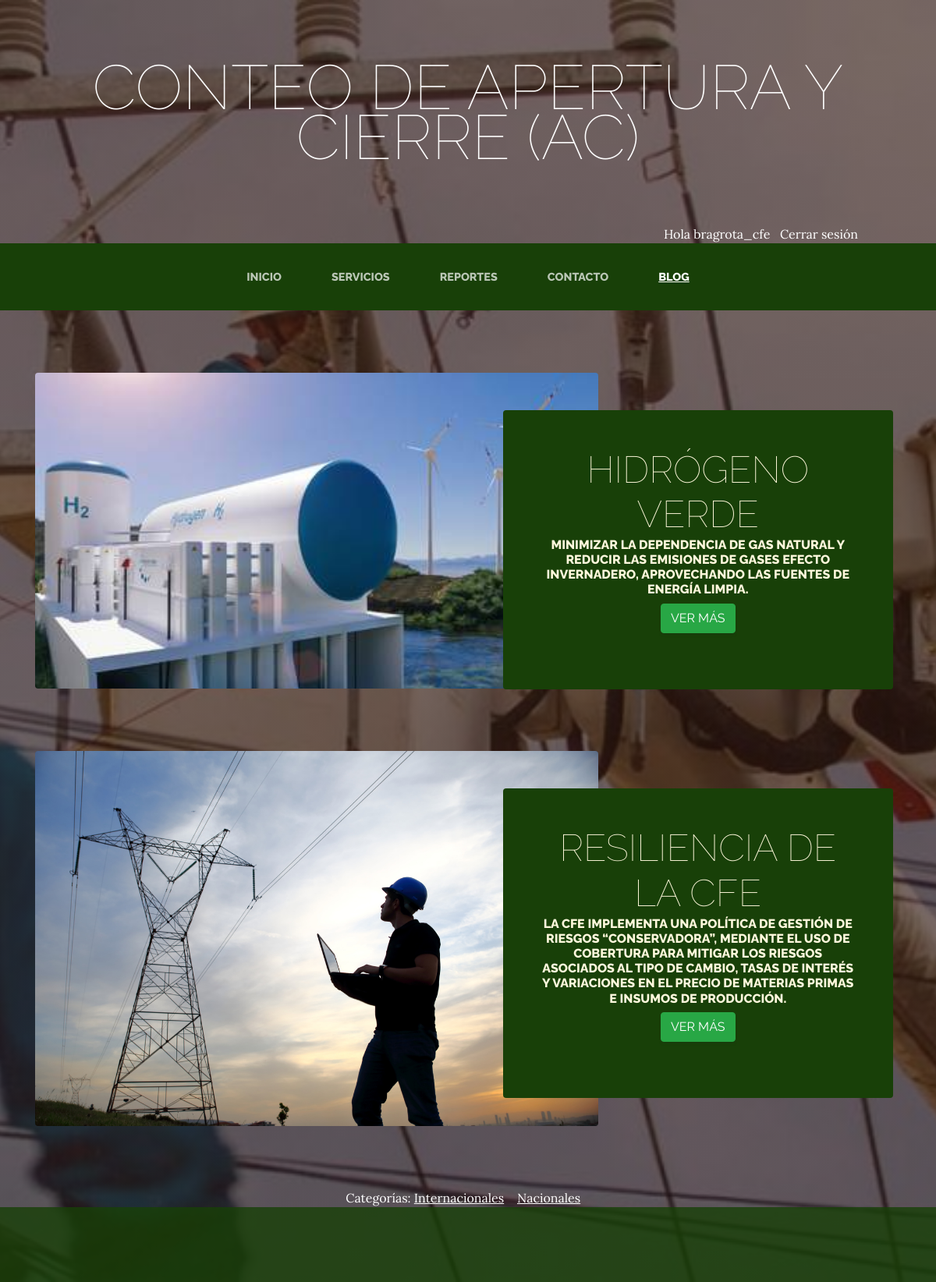
Page /blog/ (signed in) on the committed database.
### blog/models.py (models this page shows, shortened)
class Post(models.Model):
    titulo = models.CharField(max_length=50)
    contenido = models.CharField(max_length=600)
    imagen = models.ImageField(upload_to='blog',null=True, blank=True)
    link = models.URLField(null=True, blank=True)
    autor = models.ForeignKey(User, on_delete=models.CASCADE)
    categorias = models.ManyToManyField(Categoria)
    created = models.DateTimeField(auto_now_add=True)
    updated = models.DateTimeField(auto_now_add=True)
    class Meta:
        verbose_name='post'
        verbose_name_plural='posts'

class Categoria(models.Model):
    nombre = models.CharField(max_length=50)
    created = models.DateTimeField(auto_now_add=True)
    updated = models.DateTimeField(auto_now_add=True)
    class Meta:
        verbose_name='categoria'
        verbose_name_plural='categorias'

### blog/views.py (the view)
# urls.py: 2. Add a URL to urlpatterns:  path('blog/', include('blog.urls'))
def blog(request):
    posts=Post.objects.all()
    return render(request, "blog/blog.html", {"posts":posts})

### blog/templates/blog/blog.html
{% extends 'ProyectoWebApp/base.html' %}
{% load static %}
{% block content %}
    {% for post in posts %}
    <section class="page-section clearfix">
        <div class="container">
          <div class="intro">
          {% if user.is_authenticated %}
            {% if post.imagen %}
            <img class="intro-img img-fluid mb-3 mb-lg-0 rounded" src="{{post.imagen.url}}" alt="" style="width: 65%;">
            {% else %}
              <div class="intro-img" style="width: 50%; height: 350;">
                &nbsp;
              </div>
            {% endif %}
            <div class="intro-text left-0 text-center bg-faded p-5 rounded">
              <h2 class="section-heading mb-4" >
                <span class="section-heading-lower">{{post.titulo}}</span>
                <span class="section-heading-upper">{{post.contenido}}</span>
                {% if post.link %}
                  <p><a class="btn btn-success" href="{{post.link}}">Ver más</a></p>
                {% endif %}
              </h2>
            </div>
          {% endif %}
          </div>
        </div>
      </section>
    {% endfor %}
    <section>
      <div style="width:75%; margin:auto; text-align: center; color: white;" >
      {% if user.is_authenticated %}
        Categorías:
        {% for post in posts %}
          {% for categoria in post.categorias.all %}
          <a href="{% url 'categoria' categoria.id %}" class="linksCategorias">{{categoria.nombre}}</a>&nbsp;&nbsp;&nbsp;
          {% endfor %}
        {% endfor %}
      {% endif %}
      </div>
    </section>
{% endblock %}

### ProyectoWebApp/templates/ProyectoWebApp/base.html (shortened to what this page needs)
<html>
<head>
    {% load static %}
    <link href="{% static 'ProyectoWebApp/vendor/bootstrap/css/bootstrap.min.css'%}" rel="stylesheet">
    <link href="{% static 'ProyectoWebApp/css/gestion.css'%}" rel="stylesheet">
</head>
<body>
    <h1 class="site-heading text-center text-white d-none d-lg-block">
        <span class="site-heading-lower"> Conteo de Apertura y Cierre (AC)</span>
      </h1>
      <div style="text-align: right; margin-right: 100px; color:white;">
        {% if user.is_authenticated %}
        Hola {{user.username}} &nbsp;&nbsp;<a href="{% url 'cerrar_sesion' %}" style="color:white;">Cerrar sesión</a>
        {% else %}
        <a href="{% url 'logear' %}" style="color:white;">Login</a> &nbsp;&nbsp;&nbsp; <a href="{% url 'Autenticacion' %}" style="color:white;">Regístrate</a>
        {% endif %}
      </div>
 <nav class="navbar navbar-expand-lg navbar-dark py-lg-4" id="mainNav">
    <div class="container">
      <div class="collapse navbar-collapse" id="navbarResponsive">
        <ul class="navbar-nav mx-auto">
          <li class="nav-item {% if request.path == '/' %} active {% endif %} px-lg-4">
            <a class="nav-link text-uppercase text-expanded" href="{% url 'Home' %}">Inicio</a>
          </li>
          <li class="nav-item {% if request.path == '/servicios/' %} active {% endif %}  px-lg-4">
            <a class="nav-link text-uppercase text-expanded" href="{% url 'Servicios' %}">Servicios</a>
          </li>
          <li class="nav-item {% if request.path == '/reportes/' %} active {% endif %}  px-lg-4">
            <a class="nav-link text-uppercase text-expanded" href="{% url 'Reportes' %}">Reportes</a>
          </li>
          <li class="nav-item {% if request.path == '/contacto/' %} active {% endif %}  px-lg-4">
            <a class="nav-link text-uppercase text-expanded" href="{% url 'Contacto' %}">Contacto</a>
          </li>
          <li class="nav-item {% if request.path|slice:':6' == '/blog/' %} active {% endif %}  px-lg-4">
            <a class="nav-link text-uppercase text-expanded" href="{% url 'Blog' %}">Blog</a>
          </li>
        </ul>
      </div>
    </div>
  </nav>
    {% block content %}
    {% endblock %}
    <footer class="footer text-faded text-center py-5">
	</footer>
</body>
</html>

### ProyectoWebApp/static/ProyectoWebApp/css/gestion.css (style rules this page uses)
body { font-family: 'Lora'; background: linear-gradient(rgba(47, 23, 15, 0.65), rgba(47, 23, 15, 0.65)), url("../img/bg_main.jpg"); background-attachment: fixed; background-position: center; background-size: cover; }
h1, h2, h3, h4, h5, h6 { font-family: 'Raleway'; }
p { line-height: 1.75; }
.text-faded { color: rgba(255, 255, 255, 0.3); }
.site-heading { margin-top: 5rem; margin-bottom: 5rem; text-transform: uppercase; line-height: 1; font-family: 'Raleway'; }
.site-heading .site-heading-lower { font-size: 5rem; font-weight: 100; line-height: 4rem; }
.page-section { margin-top: 5rem; margin-bottom: 5rem; }
.section-heading { text-transform: uppercase; }
.section-heading .section-heading-upper { display: block; font-size: 1rem; font-weight: 800; padding-bottom:.5rem; }
.section-heading .section-heading-lower { display: block; font-size: 3rem; font-weight: 100; }
.bg-faded { background-color: rgba(255, 255, 255, 0.85); }
#mainNav { background-color: rgb(24, 64, 8); font-family: 'Raleway'; }
#mainNav .navbar-nav .nav-item .nav-link { color: rgba(255, 255, 255, 0.7); font-weight: 800; }
#mainNav .navbar-nav .nav-item.active .nav-link { color: #ffffff; text-decoration: underline; }
@media (min-width: 992px) { #mainNav .navbar-nav .nav-item .nav-link { font-size: 0.9rem; } }
.intro { position: relative; }
@media (min-width: 992px) { .intro .intro-img { width: 75%; float: left; } }
@media (min-width: 992px) { .intro .intro-text { left: 600; width: 60%; margin-top: 3rem; background-color: rgb(24, 64, 8); color: cornsilk; position: absolute; } }
@media (min-width: 1200px) { .intro .intro-text { width: 45%; } }
.footer { background-color: rgba(24, 64, 8, 0.8); }
.btn { box-shadow: 0px 3px 3px 0px rgba(33, 37, 41, 0.1); }
.linksCategorias { color: white !important; text-decoration: underline; }

### rows in the picture
Post: imagen (picture), titulo "HIDRÓGENO VERDE", contenido "MINIMIZAR LA DEPENDENCIA DE GAS NATURAL Y REDUCIR LAS EMISIONES DE GASES EFECTO INVERNADERO, APROVECHANDO LAS FUENTES DE ENERGÍA LIMPIA."
Post: imagen (picture), titulo "RESILIENCIA DE LA CFE", contenido "LA CFE IMPLEMENTA UNA POLÍTICA DE GESTIÓN DE RIESGOS “CONSERVADORA”, MEDIANTE EL USO DE COBERTURA PARA MITIGAR LOS RIESGOS ASOCIADOS AL TIPO DE CAMBIO, TASAS DE INTERÉS Y VARIACIONES EN EL PRECIO DE MATERIAS PRIMAS E INSUMOS DE PRODUCCIÓN."
Categoria: nombre "Internacionales"
Categoria: nombre "Nacionales"

### other values in the picture
{{ user.username }} "bragrota_cfe"
